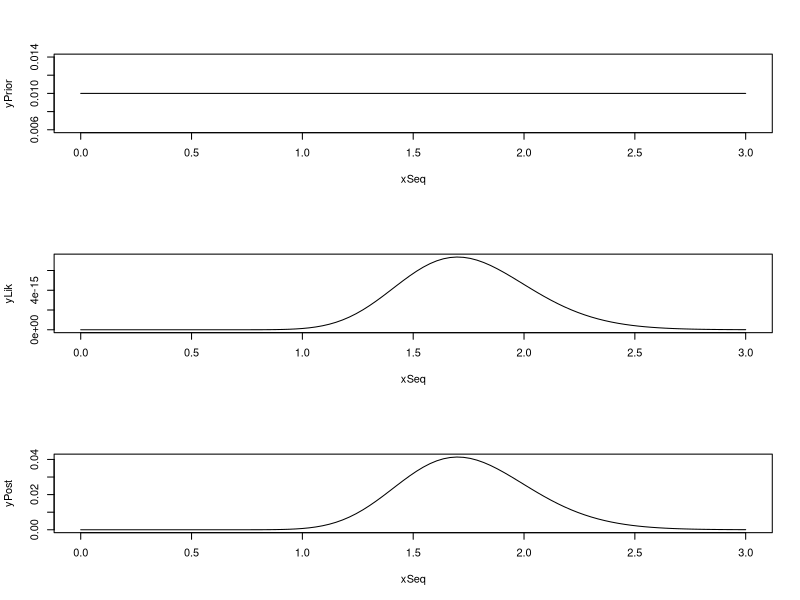

This figure's R source:
## ---- chunk 1
obsData<-rpois(n=20,lambda=1.5)

nllPois<-function(parVec,data){
  nllik<- -sum(dpois(x=data,lambda=parVec,log=TRUE))
  # cat("nllik= ",nllik,sep=" ",fill=T);cat(" ",sep=" ",fill=T)
  #lik<-exp(-nllik)
  return(nllik)
}

lPois<-function(parVec,data){
  lik<- prod(dpois(x=data,lambda=parVec,log=FALSE))
  # cat("nllik= ",nllik,sep=" ",fill=T);cat(" ",sep=" ",fill=T)
  #lik<-exp(-nllik)
  return(lik)
}
## ---- chunk 2
### Gridded method for calculating Bayesian posterior ##############

#### FLAT PRIOR
parOld<-par(mfrow=c(3,1))
gridLength<-100
xSeq<-seq(from=0.0,to=3.0,len=gridLength)
### Flat prior
yPrior<-rep(1/gridLength,times=gridLength)
sum(yPrior) # should be 1
plot(xSeq,yPrior,typ='l')

### Likelihood
yLik<-vapply(xSeq,lPois,FUN.VALUE=1,data=obsData)
plot(xSeq,yLik,typ='l')
sum(yLik)

### Posterior
yPost<-yPrior*yLik/(sum(yPrior*yLik))
sum(yPost) # should be 1
plot(xSeq,yPost,typ='l')
par<-parOld

## ---- chunk 3
myMode<-which(yPost==max(yPost))
xSeq[myMode] # estimate of posterior mode
